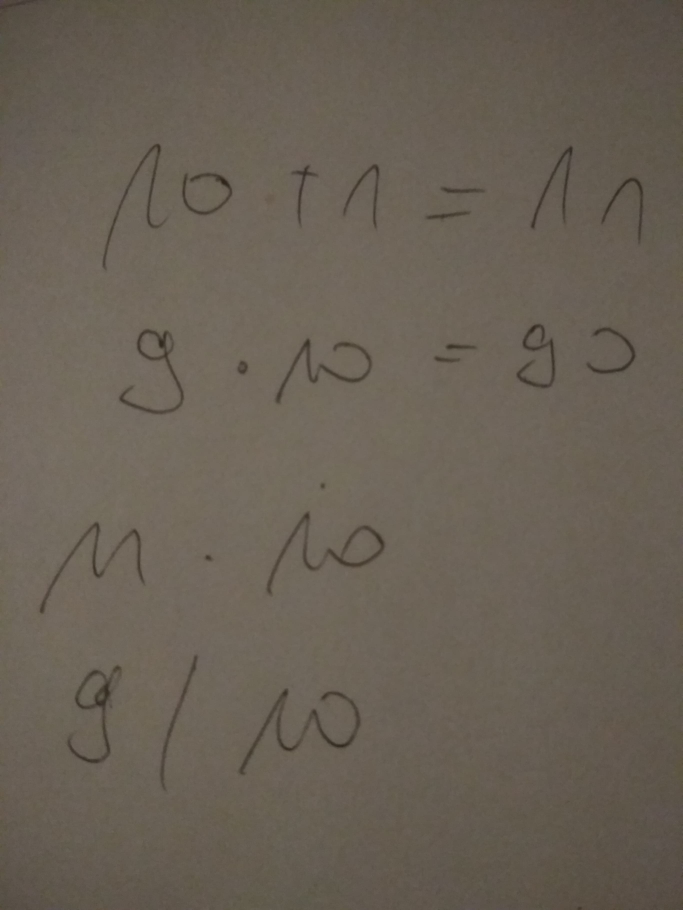
#> input picture data_set/1.jpg, 2730 x 3640 px, given in place of data_set.jpg, which was not available (shown at 1/4 size)
$ python project.py data_set   (older library calls are emulated)
#> lines starting #> are read from the running program, lines starting #| are printed output that depends on the picture; after the words box and inside, x2 and y2 are one past the last pixel; in counts of white or black regions, pixels touching at a corner belong together; long printed decimals are rounded; pictures that were not available may be replaced by others from this repository, and a replacement may not be noted
from neural2 import neuralNetwork
import skimage as ski
from skimage import data, io, filters, exposure
from skimage.filters import rank, threshold_minimum
from skimage import img_as_float, img_as_ubyte
from skimage.morphology import disk
import skimage.morphology as mp
from skimage import util
from skimage.color import rgb2hsv, hsv2rgb, rgb2gray
from skimage.filters.edges import convolve
from matplotlib import pylab as plt
import numpy as np
from numpy import array
import colorsys
from skimage import data
from matplotlib import pyplot as plt
import cv2
import sys
import math
from scipy import ndimage
from scipy import stats

# [44 lines left out: functions getBestShift, shift, resize, thresh, not called in this run]

def adjust_gamma(image, gamma=1.0):
	# build a lookup table mapping the pixel values [0, 255] to
	# their adjusted gamma values
	invGamma = 1.0 / gamma
	table = np.array([((i / 255.0) ** invGamma) * 255
		for i in np.arange(0, 256)]).astype("uint8")

	# apply gamma correction using the lookup table
	return cv2.LUT(image, table)

# [7 lines left out: function bubbleSort, not called in this run]
    # return alist

def na_pinc(image_name):
#> called with image_name = 'data_set'
    fig, ax = plt.subplots()

    im = cv2.imread('data_set/'+image_name+'.jpg')
#> im is the input picture: shape (3640, 2730, 3); mean B, G, R 84.9, 96.4, 105.2
    # print(im.shape)
    imgray = cv2.cvtColor(im, cv2.COLOR_BGR2GRAY)
    im = cv2.cvtColor(im, cv2.COLOR_BGR2RGB)
    imgray = 255 - imgray
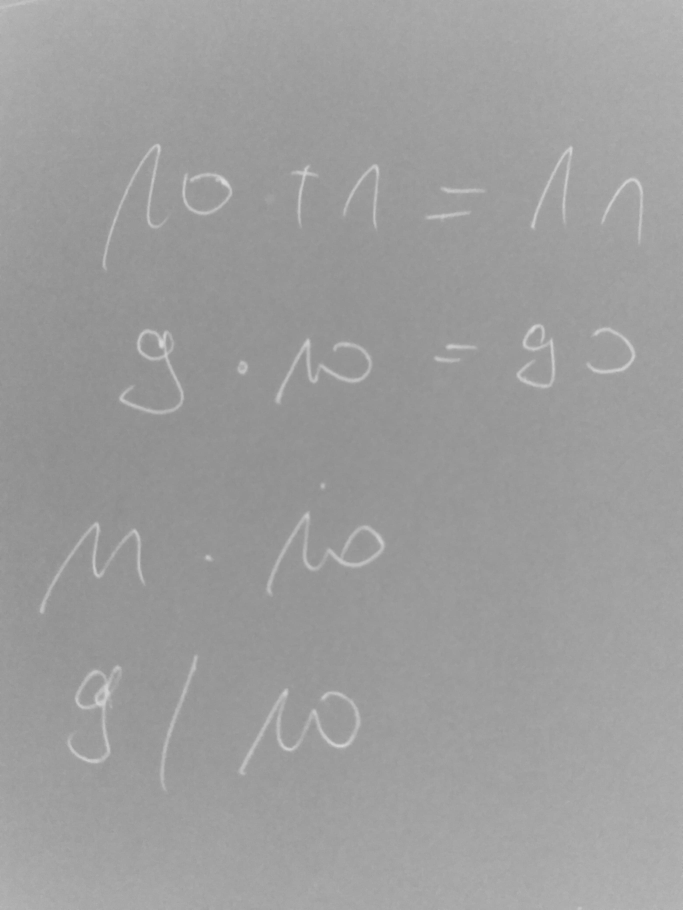
#> imgray: shape (3640, 2730) (shown at 1/4 size); min 136, max 220, mean 157.2

    average = imgray.mean(axis=0).mean(axis=0)
#> average = 157.2
    print(average)
#| 157.178


    if (average > 130):
        imgray = adjust_gamma(imgray, 0.1)
    # [22 lines of commented-out code are left out]

    ret, thresh = cv2.threshold(imgray, 0,255, cv2.THRESH_BINARY + cv2.THRESH_OTSU)
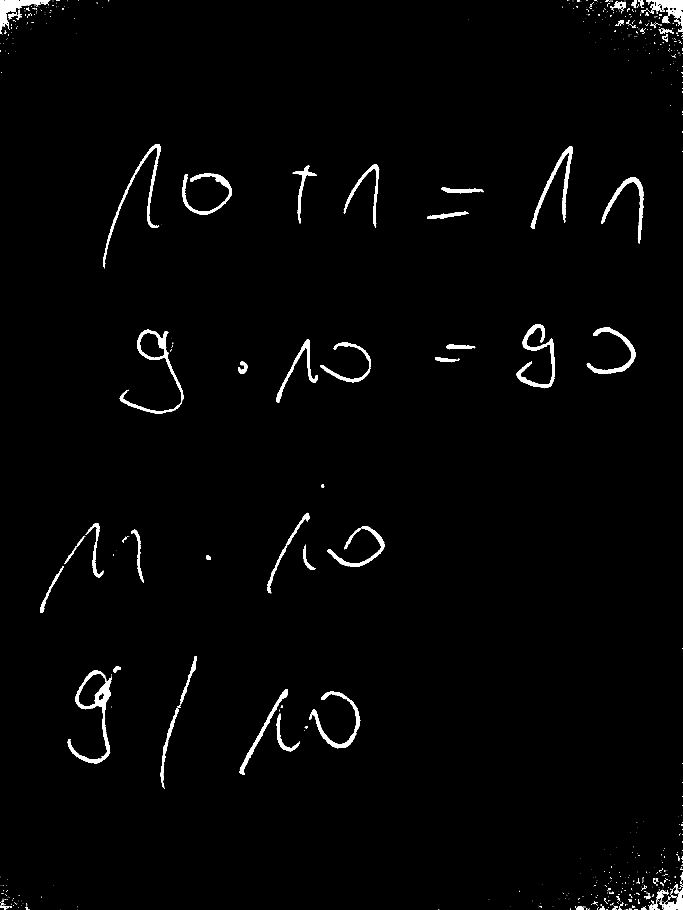
#> thresh: shape (3640, 2730) (shown at 1/4 size); 1.5% white; 987 white regions (830 under 20 px), largest, box (x1, y1, x2, y2) and area: (271, 2681, 446, 3053) 11577, (2067, 1296, 2220, 1553) 8652, (2123, 584, 2292, 916) 7810
#> ret = 6

    plt.imshow(thresh)
    plt.show()

    ## usuwanie soli
    kernel = cv2.getStructuringElement(cv2.MORPH_CROSS,(3,3))
    thresh = cv2.morphologyEx(thresh, cv2.MORPH_OPEN, kernel, iterations=1)
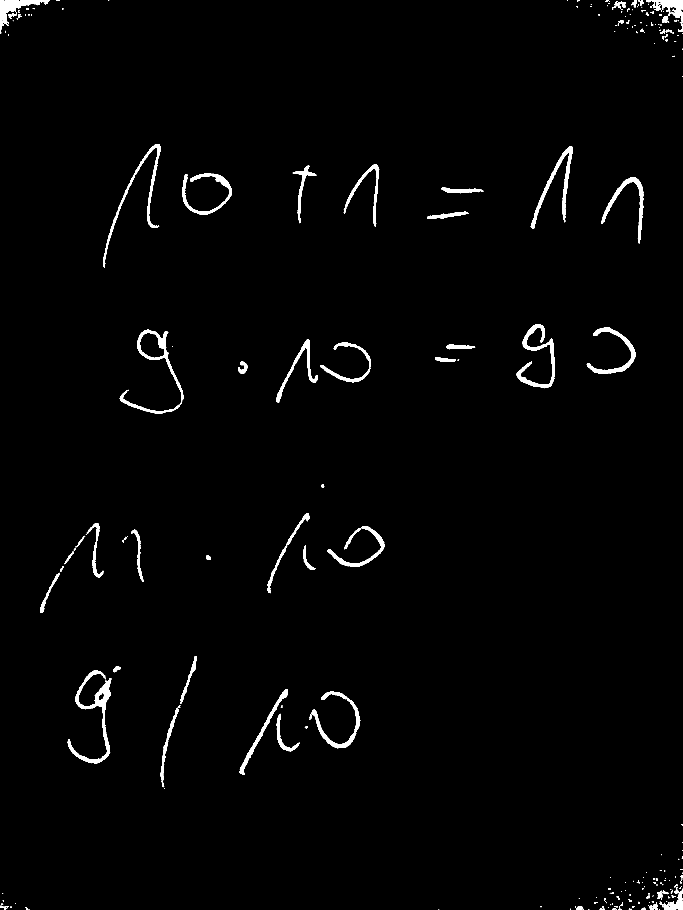
#> thresh: shape (3640, 2730) (shown at 1/4 size); 1.5% white; 328 white regions (152 under 20 px), largest, box (x1, y1, x2, y2) and area: (271, 2681, 445, 3053) 11465, (2067, 1296, 2220, 1553) 8616, (2123, 584, 2292, 915) 7782


    ## powiekszanie ksztaltow dla latwiejszego rozpoznania
    thresh = cv2.dilate(thresh, kernel, iterations = 13)
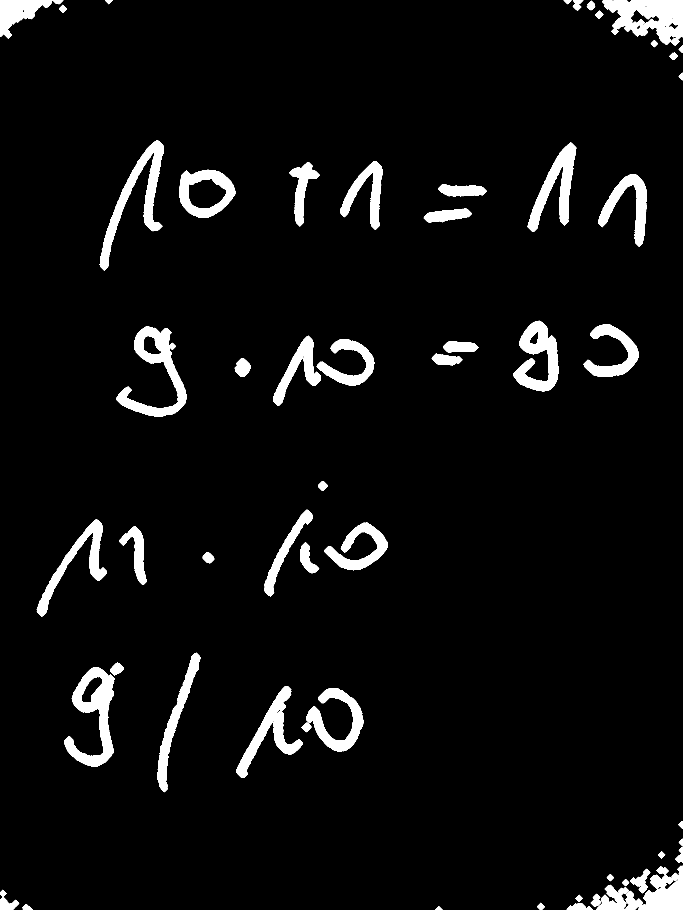
#> thresh: shape (3640, 2730) (shown at 1/4 size); 5.1% white; 63 white regions

    plt.imshow(thresh)
    plt.show()


    imFinal = thresh.copy()

    im2, contours, hierarchy = cv2.findContours(thresh, cv2.RETR_EXTERNAL, cv2.CHAIN_APPROX_SIMPLE)
#> contours = 63 contours; largest, box (x1, y1, x2, y2) and area: (258, 2668, 458, 3066) 35584, (2408, 0, 2730, 180) 34330, (466, 1305, 747, 1668) 33034, (717, 679, 941, 872) 32653, (399, 563, 656, 1083) 28894
    cont_len = len(contours)
#> cont_len = 63

    ## potrzebne do usuniecie najwiekszego konturu jezeli jest przesadnie duzy
    maxx = 0
    maxContour = [1]
    for cnt in contours:
        if maxx < cv2.contourArea(cnt):
            maxx = cv2.contourArea(cnt)
            maxContour = cnt
#> this loop made 63 passes
#> (maxx, maxContour) on pass 1: (196, [[1755, 3625], [1741, 3639], [1769, 3639]])
#> maxx on passes 2, 3, 8, 11, 17, 23: 539, 1645, 2745, 6130, 17958, 20369
#> after the loop, maxContour = contour of 475 points, box (x1, y1, x2, y2) (258, 2668, 458, 3066), area 35584; maxx = 35583.5
    sumOfContours=0
    for cnt in contours:
        sumOfContours += cv2.contourArea(cnt)
#> this loop made 63 passes
#> sumOfContours on passes 2, 3, 4, 7, 8, 9, 10, 11, 13, 15, 16, 17: 735, 2380, 2836.5, 4761.5, 7506.5, 9780, 10484, 16614, 19414.5, 20226.5, 21103, 39061
#> (cnt, sumOfContours) on passes 1, 5, 6, 12, 14, 18: ([[1755, 3625], [1741, 3639], [1769, 3639]], 196), ([[62, 3599], [48, 3613], [62, 3627], [76, 3613]], 3228.5), ([[2316, 3579], [2302, 3593], [2316, 3607], [2330, 3593]], 3620.5), ([[2502, 3516], [2488, 3530], [2502, 3544], [2516, 3530]], 17006), ([[2441, 3496], [2427, 3510], [2441, 3524], [2455, 3510]], 19806.5), ([[2646, 3405], [2632, 3419], [2646, 3433], [2660, 3419]], 39453)
#> after the loop, sumOfContours = 521080
    meanOfContours = sumOfContours / cont_len
#> meanOfContours = 8271.1
    print("meanOfContours1 = " + str(meanOfContours) + "cont_len1 = " + str(cont_len))
#| meanOfContours1 = 8271.111111111111cont_len1 = 63
    if (maxx>4*meanOfContours):
#> (the run stopped early here; a loop or call above may not have finished)

$ run again, on data_set/11d.jpg
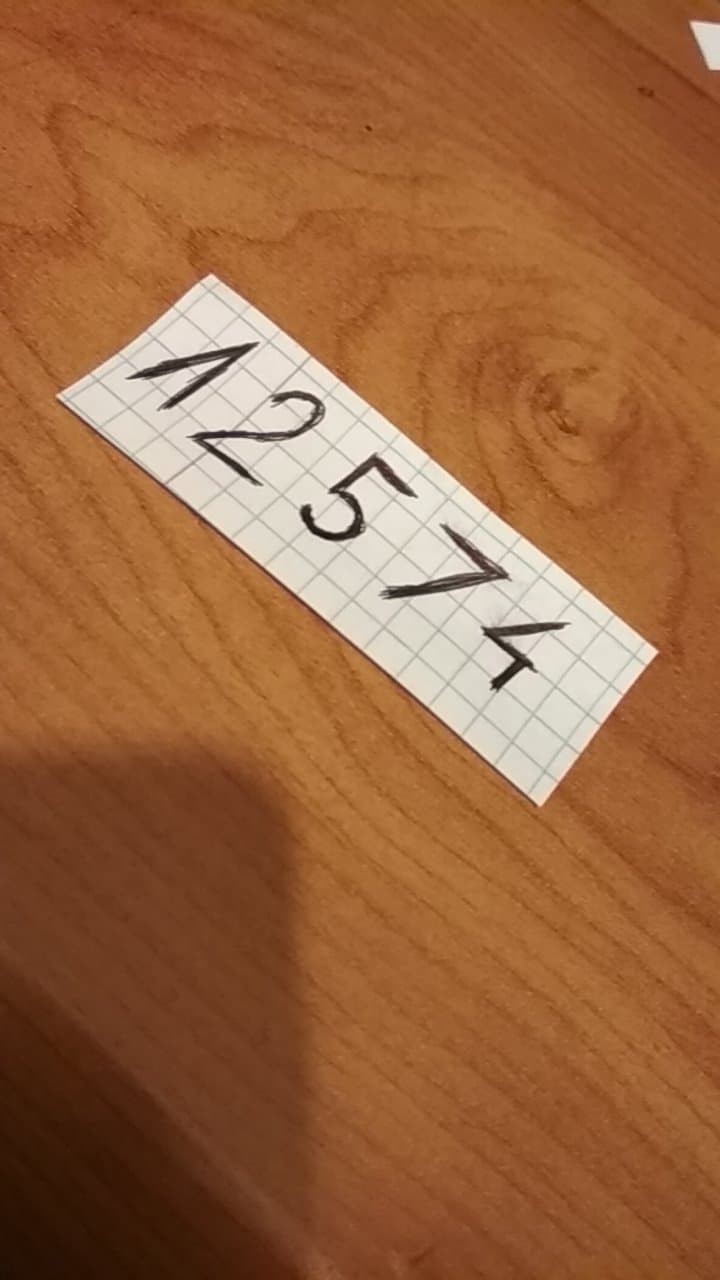
#> input picture data_set/11d.jpg, 720 x 1280 px, given in place of data_set.jpg, which was not available
#> in na_pinc, im is the input picture: shape (1280, 720, 3); mean B, G, R 63.1, 101.7, 155.2
#> average = 141.7
#| 141.702
#> in na_pinc, `ret, thresh = cv2.threshold(imgray, 0,255, cv2.THRESH_BINARY + cv2.THR..`:
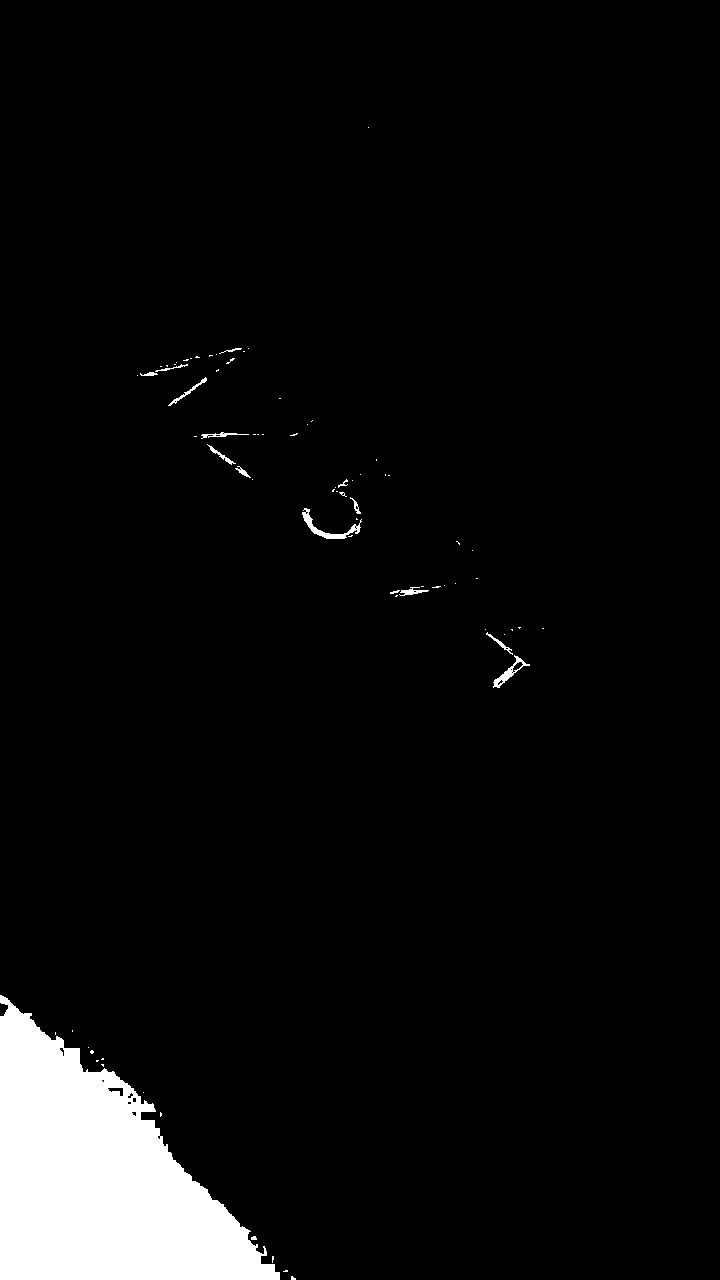
#> thresh: shape (1280, 720); 5% white; 76 white regions (60 under 20 px), largest, box (x1, y1, x2, y2) and area: (0, 995, 280, 1280) 44576, (302, 508, 362, 539) 399, (493, 655, 530, 688) 268
#> ret = 31
#> in na_pinc, `im2, contours, hierarchy = cv2.findContours(thresh, cv2.RETR_EXTERNAL,..`: contours = 8 contours; box (x1, y1, x2, y2) and area: (0, 982, 309, 1280) 49782, (289, 466, 374, 552) 3670, (475, 621, 540, 701) 2331, (189, 419, 262, 490) 2236, (156, 364, 220, 419) 1415, (133, 351, 196, 389) 1200, (379, 576, 436, 608) 1175, (218, 336, 247, 374) 604
#> in na_pinc, `cont_len = len(contours)`: cont_len = 8
#> the loop in na_pinc, `for cnt in contours:` made 8 passes
#> maxx on pass 1: 49782.5
#> after the loop in na_pinc, `for cnt in contours:`: maxContour = contour of 81 points, box (x1, y1, x2, y2) (0, 982, 309, 1280), area 49782; maxx = 49782.5
#> the loop in na_pinc, `for cnt in contours:` made 8 passes
#> sumOfContours on passes 1 to 8: 49782.5, 52113.5, 53288.5, 56959, 59195, 60610, 61810, 62414
#> after the loop in na_pinc, `for cnt in contours:`: sumOfContours = 62414
#> in na_pinc, `meanOfContours = sumOfContours / cont_len`: meanOfContours = 7801.8
#| meanOfContours1 = 7801.75cont_len1 = 8
#> in na_pinc, `cont_len = len(contours)`: cont_len = 7
#> the loop in na_pinc, `for cnt in contours:` made 7 passes
#> maxx on passes 1, 3: 2331, 3670.5
#> after the loop in na_pinc, `for cnt in contours:`: maxx = 3670.5
#> the loop in na_pinc, `for cnt in contours:` made 7 passes
#> in na_pinc, `im2, contours, hierarchy = cv2.findContours(imFinal, cv2.RETR_EXTERNAL..`: contours = 7 contours; box (x1, y1, x2, y2) and area: (289, 466, 374, 552) 3670, (475, 621, 540, 701) 2331, (189, 419, 262, 490) 2236, (156, 364, 220, 419) 1415, (133, 351, 196, 389) 1200, (379, 576, 436, 608) 1175, (218, 336, 247, 374) 604
#| pls 7
#> the loop in na_pinc, `for cnt in contours:` made 7 passes
#> sumOfContours on passes 1 to 7: 2331, 3506, 7176.5, 9412.5, 10827.5, 12027.5, 12631.5
#> after the loop in na_pinc, `for cnt in contours:`: sumOfContours = 12631.5
#> in na_pinc, `meanOfContours = sumOfContours / cont_len`: meanOfContours = 1804.5
#> the loop in na_pinc, `for cnt in contours:` made 7 passes
#> after the loop in na_pinc, `for cnt in contours:`: i = 7; meanH = 400; secondaryTable = [(475, 621, 65, 80), (379, 576, 57, 32), (289, 466, 85, 86), (189, 419, 73, 71), (156, 364, 64, 55), (133, 351, 63, 38), (218, 336, 29, 38)]
#> in na_pinc, `meanH = meanH/i`: meanH = 57.14
#> the loop in bubbleSort, `for passnum in range(len(alist)-1,0,-1):` made 6 passes
#> after the loop in bubbleSort, `for passnum in range(len(alist)-1,0,-1):`: alist = [(133, 351, 63, 38), (156, 364, 64, 55), (189, 419, 73, 71), (218, 336, 29, 38), (289, 466, 85, 86), (379, 576, 57, 32), (475, 621, 65, 80)]
#> the loop in na_pinc, `for i in range(len(secondaryTable)):` made 7 passes
#> (printed output is left out)
#> after the loop in na_pinc, `for i in range(len(secondaryTable)):`:
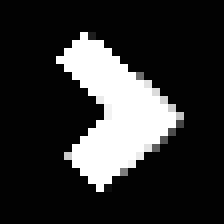
#> res: shape (28, 28) float64 (shown 8 times larger); min 0.01, max 1, mean 0.198
#> after the loop in na_pinc, `for i in range(len(secondaryTable)):`: numbers = 7 items
#| numbers len 7
